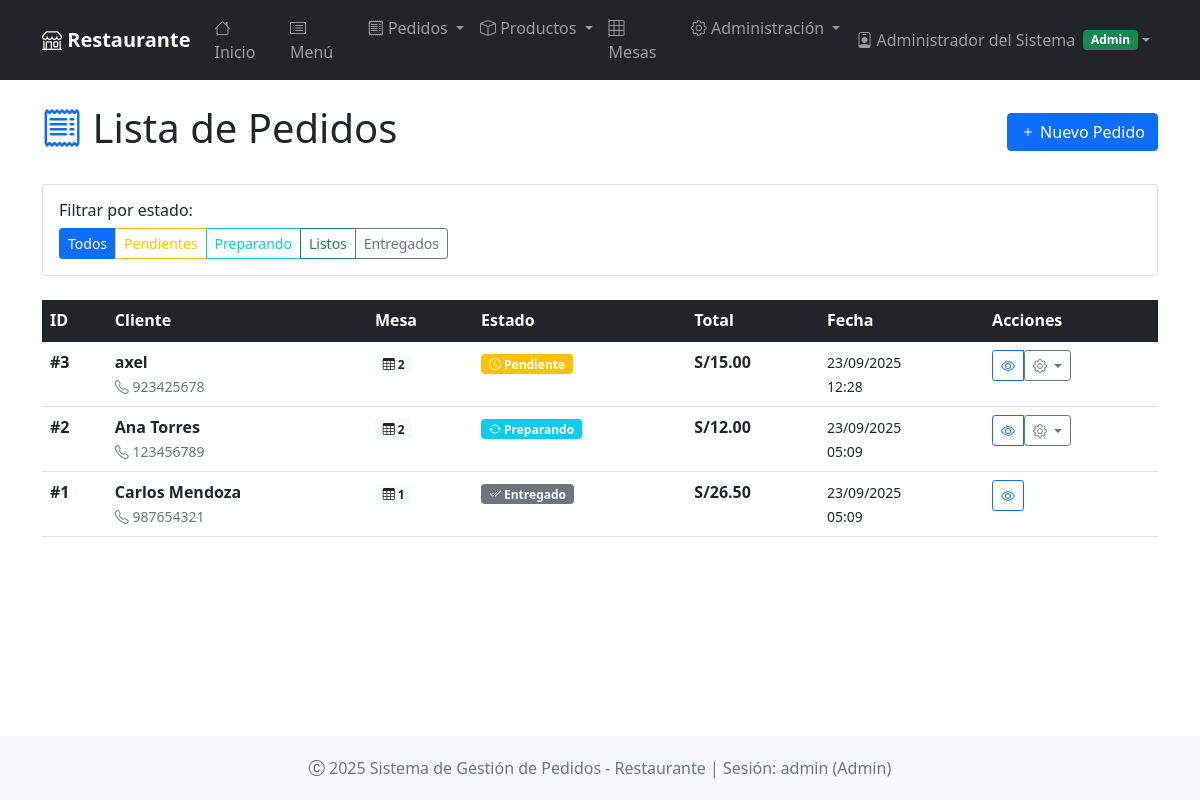
The app's page /pedidos/ (signed in) with its own data.
### app.py (models this page shows, shortened)
class Usuario(UserMixin, db.Model):
    __tablename__ = 'usuarios'
    id = db.Column(db.Integer, primary_key=True)
    username = db.Column(db.String(80), unique=True, nullable=False)
    email = db.Column(db.String(120), unique=True, nullable=False)
    password_hash = db.Column(db.String(120), nullable=False)
    nombre_completo = db.Column(db.String(100), nullable=False)
    rol = db.Column(db.String(20), nullable=False, default='mesero')  # admin, mesero, cocinero
    activo = db.Column(db.Boolean, default=True)
    fecha_creacion = db.Column(db.DateTime, default=lambda: datetime.now(timezone.utc))
    ultimo_acceso = db.Column(db.DateTime)

class Pedido(db.Model):
    __tablename__ = 'pedidos'
    id = db.Column(db.Integer, primary_key=True)
    cliente_nombre = db.Column(db.String(100), nullable=False)
    cliente_telefono = db.Column(db.String(20))
    mesa_id = db.Column(db.Integer, db.ForeignKey('mesas.id'))  # Relación con Mesa
    mesa_numero = db.Column(db.String(10))  # Mantener compatibilidad
    estado = db.Column(db.String(20), default='pendiente')
    total = db.Column(db.Float, default=0.0)
    fecha = db.Column(db.DateTime, default=lambda: datetime.now(timezone.utc))
    observaciones = db.Column(db.Text)
    usuario_id = db.Column(db.Integer, db.ForeignKey('usuarios.id'))  # Quien tomó el pedido
    cocinero_id = db.Column(db.Integer, db.ForeignKey('usuarios.id'))  # Quien lo preparó
    detalles = db.relationship('DetallePedido', backref='pedido', lazy=True, cascade='all, delete-orphan')
    usuario = db.relationship('Usuario', foreign_keys=[usuario_id], backref='pedidos_tomados')
    cocinero = db.relationship('Usuario', foreign_keys=[cocinero_id], backref='pedidos_preparados')
    @property
    def mesa(self):
        return self.mesa_numero or (self.mesa_info.numero if self.mesa_info else None)

### app.py (the view)
@app.route('/pedidos/')
@login_required
def lista_pedidos():
    page = request.args.get('page', 1, type=int)
    estado = request.args.get('estado', 'todos')
    query = Pedido.query
    if current_user.rol == 'mesero':
        query = query.filter_by(usuario_id=current_user.id)
    elif current_user.rol == 'cocinero':
        query = query.filter(Pedido.estado.in_(['pendiente', 'preparando', 'listo']))
    if estado != 'todos':
        query = query.filter_by(estado=estado)
    pedidos = query.order_by(Pedido.fecha.desc()).paginate(
        page=page, per_page=10, error_out=False)
    return render_template('pedidos/lista.html', pedidos=pedidos, estado_filtro=estado)

### app.py (called while the page is built)
@login_manager.user_loader
def load_user(user_id):
    return db.session.get(Usuario, int(user_id))

### app/templates/pedidos/lista.html (shortened to what this page needs)
{% extends "base.html" %}
{% block content %}
<div class="row">
    <div class="col-12">
        <div class="d-flex justify-content-between align-items-center mb-4">
            <h1 class="display-6">
                <i class="bi bi-receipt text-primary"></i> Lista de Pedidos
            </h1>
            <a href="{{ url_for('nuevo_pedido') }}" class="btn btn-primary">
                <i class="bi bi-plus"></i> Nuevo Pedido
            </a>
        </div>
    </div>
</div>
<div class="row mb-4">
    <div class="col-12">
        <div class="card">
            <div class="card-body">
                <h6 class="card-title">Filtrar por estado:</h6>
                <div class="btn-group" role="group">
                    <a href="{{ url_for('lista_pedidos') }}"
                       class="btn btn-sm {{ 'btn-primary' if estado_filtro == 'todos' else 'btn-outline-primary' }}">
                        Todos
                    </a>
                    <a href="{{ url_for('lista_pedidos', estado='pendiente') }}"
                       class="btn btn-sm {{ 'btn-warning' if estado_filtro == 'pendiente' else 'btn-outline-warning' }}">
                        Pendientes
                    </a>
                    <a href="{{ url_for('lista_pedidos', estado='preparando') }}"
                       class="btn btn-sm {{ 'btn-info' if estado_filtro == 'preparando' else 'btn-outline-info' }}">
                        Preparando
                    </a>
                    <a href="{{ url_for('lista_pedidos', estado='listo') }}"
                       class="btn btn-sm {{ 'btn-success' if estado_filtro == 'listo' else 'btn-outline-success' }}">
                        Listos
                    </a>
                    <a href="{{ url_for('lista_pedidos', estado='entregado') }}"
                       class="btn btn-sm {{ 'btn-secondary' if estado_filtro == 'entregado' else 'btn-outline-secondary' }}">
                        Entregados
                    </a>
                </div>
            </div>
        </div>
    </div>
</div>
{% if pedidos.items %}
<div class="row">
    <div class="col-12">
        <div class="table-responsive">
            <table class="table table-hover">
                <thead class="table-dark">
                    <tr>
                        <th>ID</th>
                        <th>Cliente</th>
                        <th>Mesa</th>
                        <th>Estado</th>
                        <th>Total</th>
                        <th>Fecha</th>
                        <th>Acciones</th>
                    </tr>
                </thead>
                <tbody>
                    {% for pedido in pedidos.items %}
                    <tr>
                        <td><strong>#{{ pedido.id }}</strong></td>
                        <td>
                            <div>
                                <strong>{{ pedido.cliente_nombre }}</strong>
                                {% if pedido.cliente_telefono %}
                                    <br><small class="text-muted">
                                        <i class="bi bi-telephone"></i> {{ pedido.cliente_telefono }}
                                    </small>
                                {% endif %}
                            </div>
                        </td>
                        <td>
                            {% if pedido.mesa %}
                                <span class="badge bg-light text-dark">
                                    <i class="bi bi-table"></i> {{ pedido.mesa }}
                                </span>
                            {% else %}
                                <span class="text-muted">-</span>
                            {% endif %}
                        </td>
                        <td>
                            {% if pedido.estado == 'pendiente' %}
                                <span class="badge bg-warning">
                                    <i class="bi bi-clock"></i> Pendiente
                                </span>
                            {% elif pedido.estado == 'preparando' %}
                                <span class="badge bg-info">
                                    <i class="bi bi-arrow-repeat"></i> Preparando
                                </span>
                            {% elif pedido.estado == 'listo' %}
                                <span class="badge bg-success">
                                    <i class="bi bi-check-circle"></i> Listo
                                </span>
                            {% elif pedido.estado == 'entregado' %}
                                <span class="badge bg-secondary">
                                    <i class="bi bi-check2-all"></i> Entregado
                                </span>
                            {% else %}
                                <span class="badge bg-danger">
                                    <i class="bi bi-x-circle"></i> Cancelado
                                </span>
                            {% endif %}
                        </td>
                        <td><strong>S/{{ "{:,.2f}".format(pedido.total) }}</strong></td>
                        <td>
                            <small>
                                {{ pedido.fecha.strftime('%d/%m/%Y') }}<br>
                                {{ pedido.fecha.strftime('%H:%M') }}
                            </small>
                        </td>
                        <td>
                            <div class="btn-group" role="group">
                                <a href="{{ url_for('ver_pedido', id=pedido.id) }}"
                                   class="btn btn-sm btn-outline-primary" title="Ver detalles">
                                    <i class="bi bi-eye"></i>
                                </a>
                                {% if pedido.estado not in ['entregado', 'cancelado'] %}
                                <div class="dropdown">
                                    <button class="btn btn-sm btn-outline-secondary dropdown-toggle"
                                            type="button" data-bs-toggle="dropdown" title="Cambiar estado">
                                        <i class="bi bi-gear"></i>
                                    </button>
                                </div>
                                {% endif %}
                            </div>
                        </td>
                    </tr>
                    {% endfor %}
                </tbody>
            </table>
        </div>
    </div>
</div>
{% endif %}
{% endblock %}

### app/templates/base.html (shortened to what this page needs)
<!DOCTYPE html>
<html lang="es">
<head>
    <link href="https://cdn.jsdelivr.net/npm/bootstrap@5.1.3/dist/css/bootstrap.min.css" rel="stylesheet">
    <link href="https://cdn.jsdelivr.net/npm/bootstrap-icons@1.8.1/font/bootstrap-icons.css" rel="stylesheet">
</head>
<body class="d-flex flex-column min-vh-100">
    <nav class="navbar navbar-expand-lg navbar-dark bg-dark">
        <div class="container">
            <a class="navbar-brand" href="{{ url_for('index') }}">
                <i class="bi bi-shop"></i> Restaurante
            </a>
            <div class="collapse navbar-collapse" id="navbarNav">
                {% if current_user.is_authenticated %}
                <ul class="navbar-nav me-auto">
                    <li class="nav-item">
                        <a class="nav-link" href="{{ url_for('index') }}">
                            <i class="bi bi-house"></i> Inicio
                        </a>
                    </li>
                    {% if current_user.rol == 'admin' %}
                    <li class="nav-item">
                        <a class="nav-link" href="{{ url_for('menu') }}">
                            <i class="bi bi-card-list"></i> Menú
                        </a>
                    </li>
                    <li class="nav-item dropdown">
                        <a class="nav-link dropdown-toggle" href="#" role="button" data-bs-toggle="dropdown">
                            <i class="bi bi-receipt"></i> Pedidos
                        </a>
                    </li>
                    <li class="nav-item dropdown">
                        <a class="nav-link dropdown-toggle" href="#" role="button" data-bs-toggle="dropdown">
                            <i class="bi bi-box"></i> Productos
                        </a>
                    </li>
                    <li class="nav-item">
                        <a class="nav-link" href="{{ url_for('mesas') }}">
                            <i class="bi bi-grid-3x3"></i> Mesas
                        </a>
                    </li>
                    <li class="nav-item dropdown">
                        <a class="nav-link dropdown-toggle" href="#" role="button" data-bs-toggle="dropdown">
                            <i class="bi bi-gear"></i> Administración
                        </a>
                    </li>
                    {% endif %}
                </ul>
                <ul class="navbar-nav">
                    <li class="nav-item dropdown">
                        <a class="nav-link dropdown-toggle d-flex align-items-center" href="#" role="button" data-bs-toggle="dropdown">
                            {% if current_user.rol == 'admin' %}
                                <i class="bi bi-person-badge me-1"></i>
                            {% elif current_user.rol == 'mesero' %}
                                <i class="bi bi-person-circle me-1"></i>
                            {% elif current_user.rol == 'cocinero' %}
                                <i class="bi bi-chef-hat me-1"></i>
                            {% endif %}
                            {{ current_user.nombre_completo }}
                            <span class="badge bg-{{ 'success' if current_user.rol == 'admin' else 'info' if current_user.rol == 'mesero' else 'warning' }} ms-2">
                                {{ current_user.rol.title() }}
                            </span>
                        </a>
                    </li>
                </ul>
                {% endif %}
            </div>
        </div>
    </nav>
    <main class="container my-4 flex-grow-1">
        {% block content %}{% endblock %}
    </main>
    <footer class="footer bg-light">
        <div class="container text-center">
            <span class="text-muted">
                <i class="bi bi-c-circle"></i> 2025 Sistema de Gestión de Pedidos - Restaurante
                {% if current_user.is_authenticated %}
                    | Sesión: {{ current_user.username }} ({{ current_user.rol.title() }})
                {% endif %}
            </span>
        </div>
    </footer>
</body>
</html>

### app/templates/base.html (style rules this page uses)
.navbar-brand { font-weight: bold; }
.footer { margin-top: auto; padding: 20px 0; background-color: #f8f9fa; }
.min-vh-100 { min-height: 100vh; }

### records on screen
Usuario: nombre_completo "Administrador del Sistema", rol "Admin", username "admin"
Pedido: id "3", cliente_nombre "axel", cliente_telefono "923425678", mesa "2", estado "pendiente" (drawn), total "15.00", fecha "23/09/2025", fecha "12:28"
Pedido: id "2", cliente_nombre "Ana Torres", cliente_telefono "123456789", mesa "2", estado "preparando" (drawn), total "12.00", fecha "23/09/2025", fecha "05:09"
Pedido: id "1", cliente_nombre "Carlos Mendoza", cliente_telefono "987654321", mesa "1", estado "entregado" (drawn), total "26.50", fecha "23/09/2025", fecha "05:09"
